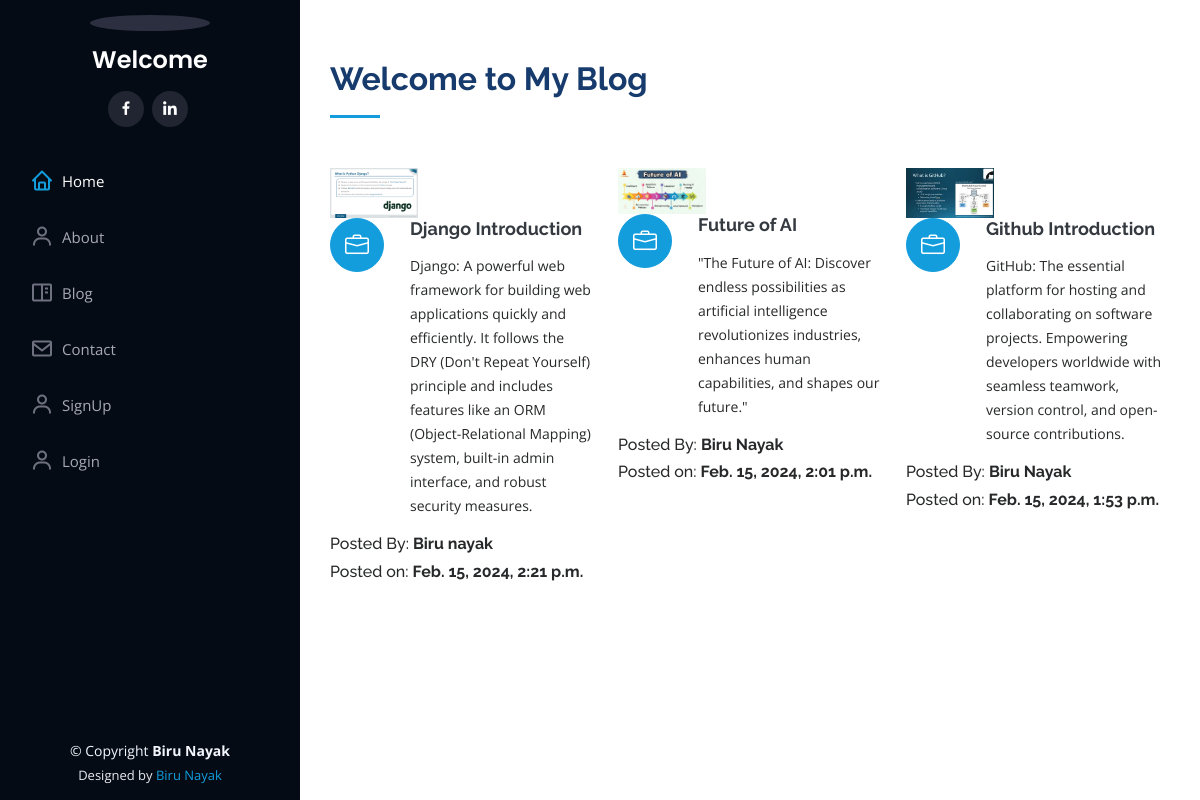
Screenshot of /blog/ with the database file from the repository.
### portfolio/models.py (models this page shows, shortened)
class Blogs(models.Model):
    title=models.CharField(max_length = 60)
    description=models.TextField()
    authname=models.CharField(max_length=15)
    img=models.ImageField(upload_to='blog',blank=True,null=True)
    timestamp=models.DateTimeField(auto_now_add=True,blank =True)

### portfolio/views.py (the view)
# urls.py: path('blog/',views.handleblog,name='handleblog'),
def handleblog(request):
    posts = Blogs.objects.all()
    context = {"posts":posts}
    return render(request, "handleblog.html",context)

### templates/handleblog.html (shortened to what this page needs)
{% extends "basic.html" %} {% block title %} Blog {% endblock title %}
{% block body %}
{% load static %}
<section id="services" class="services">
  <div class="container">
    <div class="section-title">
      <h2>Welcome to My Blog</h2>
    </div>
    <div class="row">
      {% for post in posts reversed %}
      <div class="col-lg-4 col-md-6 icon-box" data-aos="fade-up">
          <div class="col-lg-4" data-aos="fade-right">
            <img src="{{post.img.url}}" class="img-fluid" alt="no-image">
          </div>
          <div class="icon"><i class="bi bi-briefcase"></i></div>
          <h4 class="title"><a href="">{{post.title}}</a></h4>
          <p class="description">{{post.description}}</p>
          <h6>Posted By: <b>{{post.authname}}</b></h6>
          <h6>Posted on: <b>{{post.timestamp}}</b></h6>
        </div>
        {% endfor %}
      </div>
    </div>
</section>
{% endblock body %}

### templates/basic.html (shortened to what this page needs)
{% load static %}
<!DOCTYPE html>
<html lang="en">
  <head>
    <link href="{% static 'assets/vendor/aos/aos.css' %}" rel="stylesheet" />
    <link
      href="{% static 'assets/vendor/bootstrap/css/bootstrap.min.css' %}"
      rel="stylesheet"
    />
    <link
      href="{% static 'assets/vendor/bootstrap-icons/bootstrap-icons.css' %}"
      rel="stylesheet"
    />
    <link
      href="{% static 'assets/vendor/boxicons/css/boxicons.min.css' %}"
      rel="stylesheet"
    />
    <link
      href="{% static 'assets/vendor/glightbox/css/glightbox.min.css' %}"
      rel="stylesheet"
    />
    <link
      href="{% static 'assets/vendor/swiper/swiper-bundle.min.css' %}"
      rel="stylesheet"
    />
    <link href="{% static 'assets/css/style.css' %}" rel="stylesheet" />
  </head>
  <body>
    <header id="header">
      <div class="d-flex flex-column">
        <div class="profile">
          <img
            src="{% static 'assets/img/profile-img.png' %}"
            alt=""
            class="img-fluid rounded-circle"
          />
          <h1 class="text-light">
            <a href="index.html">Welcome {{user.username}}</a>
          </h1>
          <div class="social-links mt-3 text-center">
            <a href="https://www.facebook.com/biru.nayak.986/" class="facebook" target = '_blank'><i class="bx bxl-facebook"></i></a>
            <a href="https://www.linkedin.com/feed/" class="linkedin" target = '_blank'><i class="bx bxl-linkedin"></i></a>
          </div>
        </div>
        <nav id="navbar" class="nav-menu navbar">
          <ul>
            <li>
              <a href="/" class="nav-link scrollto active"
                ><i class="bx bx-home"></i> <span>Home</span></a
              >
            </li>
            <li>
              <a href="/about" class="nav-link scrollto"
                ><i class="bx bx-user"></i> <span>About</span></a
              >
            </li>
            <li>
              <a href="/blog" class="nav-link scrollto"
                ><i class="bx bx-book-content"></i> <span>Blog</span></a
              >
            </li>
            <li>
              <a href="/contact" class="nav-link scrollto"
                ><i class="bx bx-envelope"></i> <span>Contact</span></a
              >
            </li>
            {% if not request.user.is_authenticated %}
            <li>
              <a href="/auth/signup" class="nav-link scrollto"
                ><i class="bx bx-user"></i> <span>SignUp</span></a
              >
            </li>
            <li>
              <a href="/auth/login" class="nav-link scrollto"
                ><i class="bx bx-user"></i> <span>Login</span></a
              >
            </li>
            {% else %}
            <li>
              <a href="/auth/logout" class="nav-link scrollto"
                ><i class="bx bx-user"></i> <span>Logout</span></a
              >
            </li>
            {% endif %}
          </ul>
        </nav>
      </div>
    </header>
    <main id="main">{% block body %} {% endblock body %}</main>
    <footer id="footer">
      <div class="container">
        <div class="copyright">
          &copy; Copyright <strong><span>Biru Nayak</span></strong>
        </div>
        <div class="credits">Designed by <a href="">Biru Nayak</a></div>
      </div>
    </footer>
  </body>
</html>

### static/assets/css/style.css (style rules this page uses)
body { font-family: "Open Sans", sans-serif; color: #272829; }
a { color: #149ddd; text-decoration: none; }
h1, h2, h3, h4, h5, h6 { font-family: "Raleway", sans-serif; }
#header { position: fixed; top: 0; left: 0; bottom: 0; width: 300px; transition: all ease-in-out 0.5s; z-index: 9997; transition: all 0.5s; padding: 0 15px; background: #040b14; overflow-y: auto; }
#header .profile img { margin: 15px auto; display: block; width: 120px; border: 8px solid #2c2f3f; }
#header .profile h1 { font-size: 24px; margin: 0; padding: 0; font-weight: 600; -moz-text-align-last: center; text-align-last: center; font-family: "Poppins", sans-serif; }
#header .profile h1 a, #header .profile h1 a:hover { color: #fff; text-decoration: none; }
#header .profile .social-links a { font-size: 18px; display: inline-block; background: #212431; color: #fff; line-height: 1; padding: 8px 0; margin-right: 4px; border-radius: 50%; text-align: center; width: 36px; height: 36px; transition: 0.3s; }
#main { margin-left: 300px; }
.container, .container-fluid { padding-left: 30px; padding-right: 30px; }
.nav-menu { padding: 30px 0 0 0; }
.nav-menu * { margin: 0; padding: 0; list-style: none; }
.nav-menu>ul>li { position: relative; white-space: nowrap; }
.nav-menu a, .nav-menu a:focus { display: flex; align-items: center; color: #a8a9b4; padding: 12px 15px; margin-bottom: 8px; transition: 0.3s; font-size: 15px; }
.nav-menu a i, .nav-menu a:focus i { font-size: 24px; padding-right: 8px; color: #6f7180; }
.nav-menu a:hover, .nav-menu .active, .nav-menu .active:focus, .nav-menu li:hover>a { text-decoration: none; color: #fff; }
.nav-menu a:hover i, .nav-menu .active i, .nav-menu .active:focus i, .nav-menu li:hover>a i { color: #149ddd; }
section { padding: 60px 0; overflow: hidden; }
.section-title { padding-bottom: 30px; }
.section-title h2 { font-size: 32px; font-weight: bold; margin-bottom: 20px; padding-bottom: 20px; position: relative; color: #173b6c; }
.section-title h2::after { content: ""; position: absolute; display: block; width: 50px; height: 3px; background: #149ddd; bottom: 0; left: 0; }
.services .icon-box { margin-bottom: 20px; }
.services .icon { float: left; display: flex; align-items: center; justify-content: center; width: 54px; height: 54px; background: #149ddd; border-radius: 50%; transition: 0.5s; border: 1px solid #149ddd; }
.services .icon i { color: #fff; font-size: 24px; line-height: 0; }
.services .title { margin-left: 80px; font-weight: 700; margin-bottom: 15px; font-size: 18px; }
.services .title a { color: #343a40; }
.services .description { margin-left: 80px; line-height: 24px; font-size: 14px; }
#footer { padding: 15px; color: #f4f6fd; font-size: 14px; position: fixed; left: 0; bottom: 0; width: 300px; z-index: 9999; background: #040b14; }
#footer .copyright { text-align: center; }
#footer .credits { padding-top: 5px; text-align: center; font-size: 13px; color: #eaebf0; }

### rows the page displays
Blogs: img (picture), title "Django Introduction", description "Django: A powerful web framework for building web applications quickly and efficiently. It follows the DRY (Don't Repeat Yourself) principle and includes features like an ORM (Object-Relational Mapping) system, built-in admin interface, and robust security measures.", authname "Biru nayak", timestamp "Feb. 15, 2024, 2:21 p.m."
Blogs: img (picture), title "Future of AI", description "\"The Future of AI: Discover endless possibilities as artificial intelligence revolutionizes industries, enhances human capabilities, and shapes our future.\"", authname "Biru Nayak", timestamp "Feb. 15, 2024, 2:01 p.m."
Blogs: img (picture), title "Github Introduction", description "GitHub: The essential platform for hosting and collaborating on software projects. Empowering developers worldwide with seamless teamwork, version control, and open-source contributions.", authname "Biru Nayak", timestamp "Feb. 15, 2024, 1:53 p.m."
